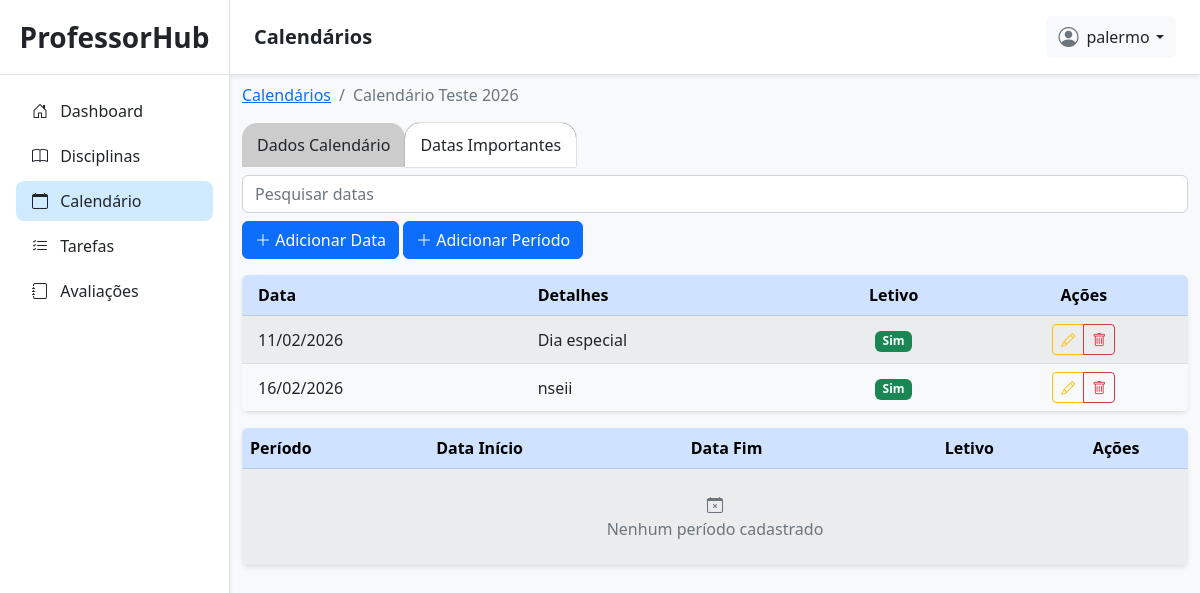
/calendarios/10/datas-importantes/ (signed in), run on an earlier commit of the app's database.
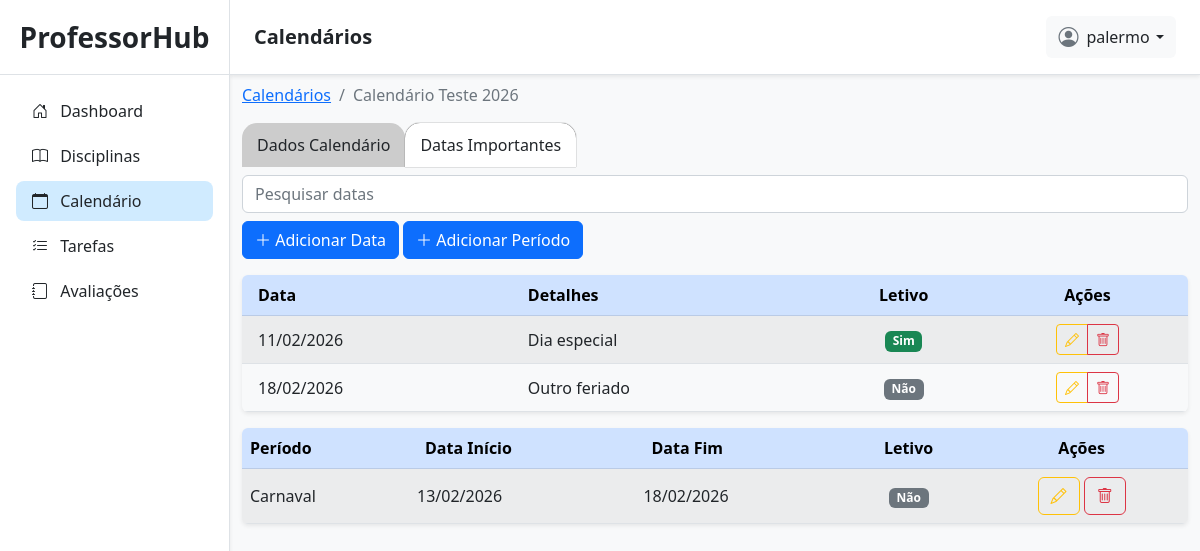
And on a later commit of the database.
### planner/models.py (models this page shows, shortened)
class CalendarioLetivo(models.Model):
    user = models.ForeignKey(User, on_delete=models.CASCADE, related_name='calendarios')
    nome = models.CharField(max_length=100)
    data_inicio = models.DateField(null=True)
    data_fim = models.DateField(null=True)

class DataImportante(models.Model):
    calendario = models.ForeignKey(CalendarioLetivo, on_delete=models.CASCADE, related_name='datas')
    data = models.DateField()
    detalhes = models.CharField(max_length=255, default='')
    dia_letivo = models.BooleanField(default=True)

class PeriodoImportante(models.Model):
    calendario = models.ForeignKey(CalendarioLetivo, on_delete=models.CASCADE, related_name='periodos')
    data_inicio = models.DateField()
    data_fim = models.DateField()
    detalhes = models.CharField(max_length=255, default='')
    eh_letivo = models.BooleanField(default=True)

### planner/views.py (the view, shortened to what this page needs)
# urls.py: path('calendarios/<int:id>/datas-importantes/', calendario_datas_importantes, name='calendario_datas_importantes'),
@login_required(login_url='/login/')
def calendario_datas_importantes(request, id):
    calendario = get_object_or_404(CalendarioLetivo, id=id, user=request.user)
    return render(request, 'planner/calendarios/calendario_datas_importantes.html', {
        'calendario': calendario,
        'form': DataImportanteForm(),
        'periodo_form': PeriodoImportanteForm(),
        'datas': calendario.datas.all().order_by('data'),
        'periodos': calendario.periodos.all().order_by('data_inicio')
    })

### planner/forms.py (shortened to what this page needs)
class DataImportanteForm(forms.ModelForm):
    detalhes = forms.CharField(
        required=False,
        widget=forms.TextInput(attrs={
            'class': 'form-control',
            'placeholder': 'Detalhes da data',
        }),
    )
    class Meta:
        model = DataImportante
        fields = ['data', 'calendario', 'detalhes', 'dia_letivo']
        widgets = {
            'data': forms.DateInput(attrs={
                'type': 'date',
                'class': 'form-control'
            }),
            'dia_letivo': forms.CheckboxInput(attrs={
                'class': 'form-check-input'
            }),
        }

class PeriodoImportanteForm(forms.ModelForm):
    detalhes = forms.CharField(
        required=False,
        widget=forms.TextInput(attrs={
            'class': 'form-control',
            'placeholder': 'Detalhes do período',
        }),
    )
    class Meta:
        model = PeriodoImportante
        fields = ['detalhes', 'data_inicio', 'data_fim', 'eh_letivo', 'calendario']
        labels = {
            'eh_letivo': 'É período letivo?',
            'data_inicio': 'Data de Início',
            'data_fim': 'Data Final',
        }
        widgets = {
            'data_inicio': forms.DateInput(attrs={
                'type': 'date',
                'class': 'form-control'
            }),
            'data_fim': forms.DateInput(attrs={
                'type': 'date',
                'class': 'form-control'
            }),
            'eh_letivo': forms.CheckboxInput(attrs={
                'class': 'form-check-input'
            }),
        }
    def __init__(self, *args, **kwargs):
        super().__init__(*args, **kwargs)
        self.fields['eh_letivo'].initial = False

### planner/templates/planner/calendarios/calendario_datas_importantes.html (shortened to what this page needs)
{% extends 'planner/base.html' %}
{% load static %}
{% block titlenavbar %}
Calendários
{% endblock %}
{% block content %}
<div class="container my-2">
    <nav aria-label="breadcrumb">
        <ol class="breadcrumb">
            <li class="breadcrumb-item"><a href="{% url 'calendarios' %}">Calendários</a></li>
            <li class="breadcrumb-item active" aria-current="page">{{ calendario.nome }}</li>
        </ol>
    </nav>
    <div class="abas-disciplinas">
        <div class="aba">
            <a href="{% url 'calendario_detail' calendario.id %}" class="nav-link">Dados Calendário</a>
        </div>
        <div class="aba active">
            <a href="#" class="nav-link">Datas Importantes</a>
        </div>
    </div>
    <div class="my-2">
        <input type="text" class="form-control flex-grow-1" id="exampleInputEmail1" aria-describedby="emailHelp"
            placeholder="Pesquisar datas">
    </div>
    <div class="mb-3">
        <button type="button" class="btn btn-primary" data-bs-toggle="modal" data-bs-target="#criarData">
            <i class="bi bi-plus-lg"></i> Adicionar Data
        </button>
        <button type="button" class="btn btn-primary" data-bs-toggle="modal" data-bs-target="#criarPeriodo">
            <i class="bi bi-plus-lg"></i> Adicionar Período
        </button>
    </div>
    <div class="table-responsive mt-3 shadow-sm rounded">
        <table class="table table-striped table-hover mb-0">
            <thead class="table-primary text-center align-middle">
                <tr>
                    <th scope="col" class="text-start ps-3">Data</th>
                    <th scope="col" class="text-start">Detalhes</th>
                    <th scope="col">Letivo</th>
                    <th scope="col">Ações</th>
                </tr>
            </thead>
            <tbody class="align-middle">
                {% for data in datas %}
                <tr>
                    <td class="text-start ps-3">{{ data.data|date:'d/m/Y' }}</td>
                    <td class="text-start">{{ data.detalhes|default:'Sem detalhes' }}</td>
                    <td class="text-center">
                        {% if data.dia_letivo %}
                        <span class="badge bg-success">Sim</span>
                        {% else %}
                        <span class="badge bg-secondary">Não</span>
                        {% endif %}
                    </td>
                    <td class="text-center">
                        <div class="btn-group btn-group-sm" role="group">
                            <button type="button" class="btn btn-outline-warning" data-bs-toggle="modal"
                                data-bs-target="#modal_edit" data-id-calendario="{{ calendario.id }}"
                                data-id="{{ data.id }}" data-data="{{ data.data|date:'Y-m-d' }}"
                                data-detalhes="{{ data.detalhes }}" data-dia-letivo="{{ data.dia_letivo }}"
                                title="Editar data">
                                <i class="bi bi-pencil"></i>
                            </button>
                            <button type="button" class="btn btn-outline-danger" data-bs-toggle="modal"
                                data-bs-target="#modal_delete" data-id="{{ data.id }}"
                                data-id-calendario="{{ calendario.id }}" data-data="{{ data.data|date:'Y-m-d' }}"
                                title="Excluir data">
                                <i class="bi bi-trash"></i>
                            </button>
                        </div>
                    </td>
                </tr>
                {% endfor %}
            </tbody>
        </table>
    </div>
    <div class="table-responsive mt-3 shadow-sm rounded">
        <table class="table table-striped table-hover mb-0">
            <thead class="table-primary text-center align-middle">
                <tr>
                    <th scope="col" class="text-start">Período</th>
                    <th scope="col" class="text-start ps-3">Data Início</th>
                    <th scope="col" class="text-start ps-3">Data Fim</th>
                    <th scope="col">Letivo</th>
                    <th scope="col">Ações</th>
                </tr>
            </thead>
            <tbody class="align-middle">
                {% for periodo in periodos %}
                <tr>
                    <td>{{ periodo.detalhes }}</td>
                    <td>{{ periodo.data_inicio|date:'d/m/Y' }}</td>
                    <td>{{ periodo.data_fim|date:'d/m/Y' }}</td>
                    <td class="text-center">
                        {% if periodo.eh_letivo %}
                        <span class="badge bg-success">Sim</span>
                        {% else %}
                        <span class="badge bg-secondary">Não</span>
                        {% endif %}
                    </td>
                    <td class="text-center">
                        <button type="button" class="btn btn-outline-warning" data-bs-toggle="modal"
                                data-bs-target="#modal_edit_periodo" data-id-calendario="{{ calendario.id }}"
                                data-id="{{ periodo.id }}" data-data-inicio="{{ periodo.data_inicio|date:'Y-m-d' }}"
                                data-data-fim="{{ periodo.data_fim|date:'Y-m-d' }}" data-detalhes="{{ periodo.detalhes }}" data-eh-letivo="{{ periodo.eh_letivo }}"
                                title="Editar período">
                            <i class="bi bi-pencil"></i>
                        </button>
                        <button type="button" class="btn btn-outline-danger" data-bs-toggle="modal"
                                data-bs-target="#modal_delete_periodo" data-id-calendario="{{ calendario.id }}"
                                data-id="{{ periodo.id }}" data-detalhes="{{ periodo.detalhes }}"
                                title="Excluir período">
                            <i class="bi bi-trash"></i>
                        </button>
                    </td>
                </tr>
                {% empty %}
                <tr>
                    <td colspan="5" class="text-center text-muted py-4">
                        <i class="bi bi-calendar-x"></i><br>
                        Nenhum período cadastrado
                    </td>
                </tr>
                {% endfor %}
            </tbody>
        </table>
    </div>
    {% endblock %}

### planner/templates/planner/base.html (shortened to what this page needs)
{% load static %}
<!doctype html>
<html lang="en">
<head>
    <link href="https://cdn.jsdelivr.net/npm/bootstrap@5.2.3/dist/css/bootstrap.min.css" rel="stylesheet"
>
    <link rel="stylesheet" href="https://cdn.jsdelivr.net/npm/bootstrap-icons@1.13.1/font/bootstrap-icons.min.css">
    <link rel="stylesheet" href="{% static 'css/planner/base.css' %}">
</head>
<body class="bg-light">
    <div class="container-fluid p-0">
        <div class="sidebar p-0 position-relative shadow-sm">
            <div class="sidebar-header py-3 px-3 text-center border-bottom">
                <a class="nav-link fs-3 fw-semibold text-dark" href="/">ProfessorHub</a>
            </div>
            <div class="d-flex flex-column justify-content-between pb-4" style="height: 90%;">
                <div class="sidebar-content">
                    <ul class="list-group mx-3 mt-3">
                        <li class="list-group-item {% if '/dashboard/' in request.path %}item-active{% endif %}">
                            <a href="{% url 'admin_dashboard' %}" class="text-decoration-none d-block text-dark">
                                <i class="bi bi-house-door me-2"></i> Dashboard
                            </a>
                        </li>
                        <li class="list-group-item {% if '/disciplinas/' in request.path %}item-active{% endif %}">
                            <a href="{% url 'disciplinas' %}" class="text-decoration-none d-block text-dark">
                                <i class="bi bi-book me-2"></i> Disciplinas
                            </a>
                        </li>
                        <li class="list-group-item {% if '/calendarios/' in request.path %}item-active{% endif %}">
                            <a href="{% url 'calendarios' %}" class="text-decoration-none d-block text-dark">
                                <i class="bi bi-calendar me-2"></i> Calendário
                            </a>
                        </li>
                        <li class="list-group-item {% if '/tarefas/' in request.path and '/disciplinas/' not in request.path %}item-active{% endif %}">
                            <a href="{% url 'tarefas' %}" class="text-decoration-none d-block text-dark">
                                <i class="bi bi-list-check me-2"></i> Tarefas
                            </a>
                        </li>
                        <li class="list-group-item {% if '/avaliacoes/' in request.path and '/disciplinas/' not in request.path %}item-active{% endif %}">
                            <a href="{% url 'avaliacoes' %}" class="text-decoration-none d-block text-dark">
                                <i class="bi bi-journal me-2"></i> Avaliações
                            </a>
                        </li>
                    </ul>
                </div>
            </div>
        </div>
        <div class="content-page p-0">
            <div class="navbar bg-white shadow-sm position-sticky top-0 px-4 py-3 border-bottom d-flex justify-content-between align-items-center"
                style="z-index: 900;">
                <div class="d-flex align-items-center gap-3">
                    <h5 class="mb-0 fw-semibold text-dark">
                        {% block titlenavbar %}
                        {% endblock %}
                    </h5>
                </div>
                <div class="dropdown">
                    <button class="btn btn-light border-0 d-flex align-items-center gap-2" type="button"
                        id="dropdownMenuButton1" data-bs-toggle="dropdown" aria-expanded="false">
                        <i class="bi bi-person-circle fs-5 text-secondary"></i>
                        <span class="dropdown-toggle text-dark">{{ request.user }}</span>
                    </button>
                </div>
            </div>
            {% block content %}
            {% endblock %}
        </div>
</body>
</html>

### static/css/planner/base.css (style rules this page uses)
body { overflow: hidden; }
.container-fluid { display: flex; height: 100vh; }
.content-page { flex: 1; overflow-y: auto; background-color: #f8f9fa; }
.sidebar { background-color: #ffffff; width: 230px; height: 100vh; border-right: 1px solid #dee2e6; transition: all 0.3s ease-in-out; }
.sidebar-header a { color: #2c3e50; }
.sidebar .list-group-item { background-color: transparent; border: none; border-radius: 8px; margin-bottom: 5px; transition: 0.2s; }
.item-active { background-color: #d0ebff !important; font-weight: 500; }
.btn-outline-danger { border-width: 1px; }
.navbar { background-color: #ffffff !important; }
.navbar h5 { color: #2c3e50; }
.abas-disciplinas { display: flex; }
.aba { background-color: #ccc; padding: 10px 15px; border-radius: 15px 15px 0 0; cursor: pointer; }
.aba.active { background-color: #fff; box-shadow: 0 0 1px black; }
.dropdown-toggle::after { margin-left: 0.4rem; }

What changed in the data, as far as the page shows it:
removed DataImportante: data "16/02/2026", detalhes "nseii", dia_letivo "Sim"
added DataImportante: data "18/02/2026", detalhes "Outro feriado", dia_letivo "Não"
added PeriodoImportante: detalhes "Carnaval", data_inicio "13/02/2026", data_fim "18/02/2026", eh_letivo "Não"
Also different on the page:
text no longer shown: "Nenhum período cadastrado"
